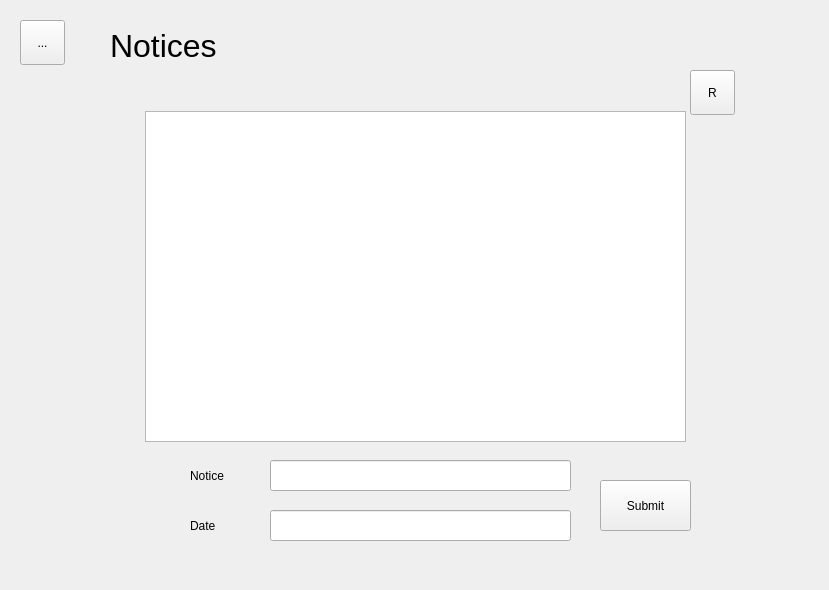
<?xml version="1.0" encoding="UTF-8"?>
<ui version="4.0">
 <class>NoticesForm</class>
 <widget class="QWidget" name="NoticesForm">
  <property name="geometry">
   <rect>
    <x>0</x>
    <y>0</y>
    <width>829</width>
    <height>590</height>
   </rect>
  </property>
  <property name="windowTitle">
   <string>Form</string>
  </property>
  <widget class="QToolButton" name="menuButton">
   <property name="geometry">
    <rect>
     <x>20</x>
     <y>20</y>
     <width>45</width>
     <height>45</height>
    </rect>
   </property>
   <property name="text">
    <string>...</string>
   </property>
  </widget>
  <widget class="QLabel" name="headerLabel">
   <property name="geometry">
    <rect>
     <x>110</x>
     <y>20</y>
     <width>211</width>
     <height>51</height>
    </rect>
   </property>
   <property name="font">
    <font>
     <pointsize>24</pointsize>
    </font>
   </property>
   <property name="text">
    <string>Notices</string>
   </property>
  </widget>
  <widget class="QWidget" name="Notices" native="true">
   <property name="geometry">
    <rect>
     <x>0</x>
     <y>0</y>
     <width>829</width>
     <height>590</height>
    </rect>
   </property>
   <widget class="QTableView" name="tableView">
    <property name="geometry">
     <rect>
      <x>145</x>
      <y>111</y>
      <width>541</width>
      <height>331</height>
     </rect>
    </property>
   </widget>
   <widget class="QToolButton" name="btnRefresh">
    <property name="geometry">
     <rect>
      <x>690</x>
      <y>70</y>
      <width>45</width>
      <height>45</height>
     </rect>
    </property>
    <property name="text">
     <string>R</string>
    </property>
   </widget>
   <widget class="QPushButton" name="btnCreate">
    <property name="geometry">
     <rect>
      <x>600</x>
      <y>480</y>
      <width>91</width>
      <height>51</height>
     </rect>
    </property>
    <property name="text">
     <string>Submit</string>
    </property>
   </widget>
   <widget class="QLabel" name="label">
    <property name="geometry">
     <rect>
      <x>190</x>
      <y>460</y>
      <width>59</width>
      <height>31</height>
     </rect>
    </property>
    <property name="text">
     <string>Notice</string>
    </property>
    <property name="alignment">
     <set>Qt::AlignLeading|Qt::AlignLeft|Qt::AlignVCenter</set>
    </property>
   </widget>
   <widget class="QLabel" name="label_2">
    <property name="geometry">
     <rect>
      <x>190</x>
      <y>510</y>
      <width>59</width>
      <height>31</height>
     </rect>
    </property>
    <property name="text">
     <string>Date</string>
    </property>
    <property name="alignment">
     <set>Qt::AlignLeading|Qt::AlignLeft|Qt::AlignVCenter</set>
    </property>
   </widget>
   <widget class="QLineEdit" name="txtNotice">
    <property name="geometry">
     <rect>
      <x>270</x>
      <y>460</y>
      <width>301</width>
      <height>31</height>
     </rect>
    </property>
   </widget>
   <widget class="QLineEdit" name="txtDate">
    <property name="geometry">
     <rect>
      <x>270</x>
      <y>510</y>
      <width>301</width>
      <height>31</height>
     </rect>
    </property>
   </widget>
  </widget>
  <zorder>Notices</zorder>
  <zorder>menuButton</zorder>
  <zorder>headerLabel</zorder>
 </widget>
 <resources/>
 <connections/>
</ui>
